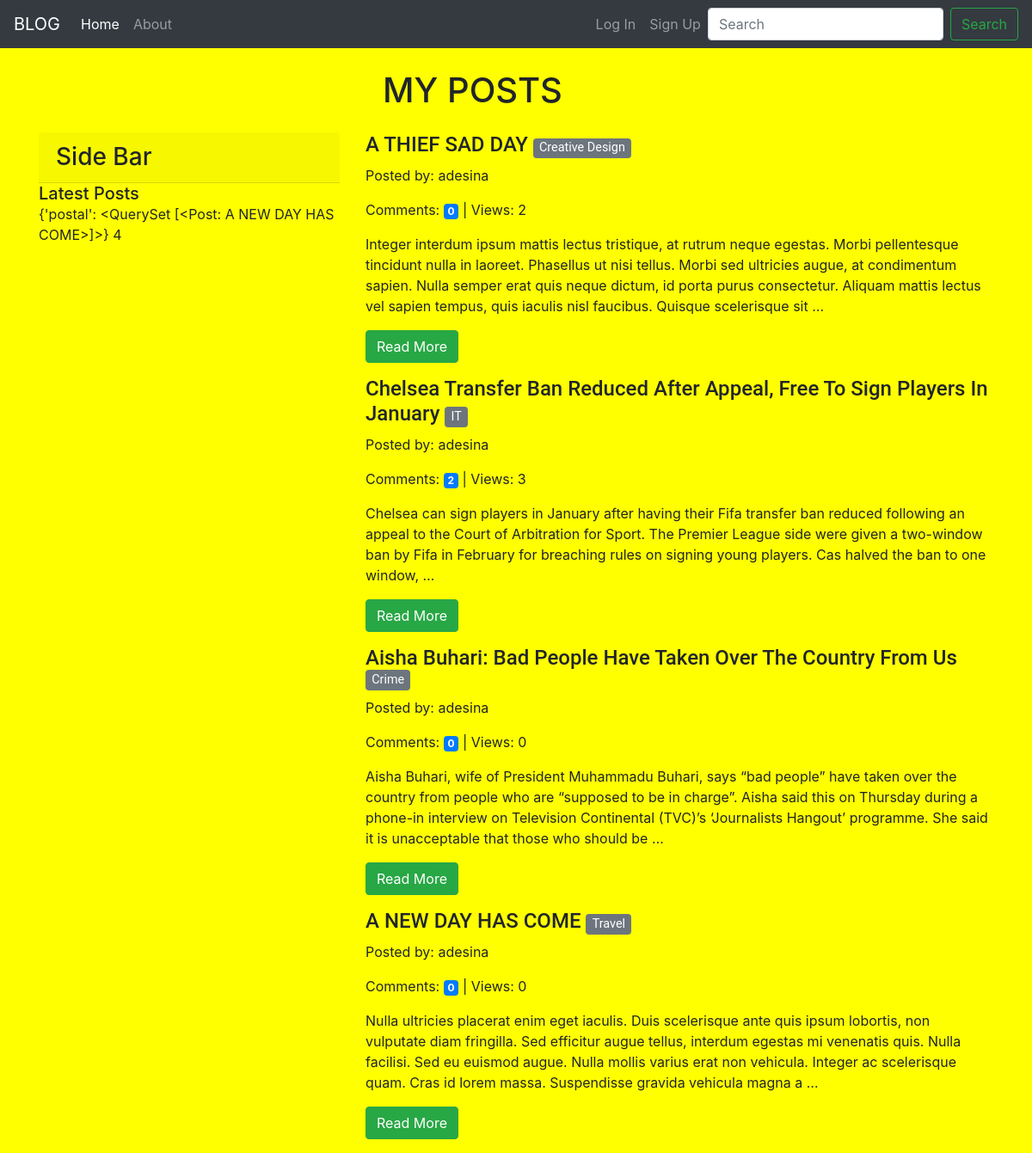
The page / on the database its author committed.
### blog/models.py (models this page shows, shortened)
class Post(models.Model):
    author = models.ForeignKey(settings.AUTH_USER_MODEL, on_delete=models.CASCADE, blank=True, null=True)
    title = models.CharField(max_length=200)
    body = models.TextField()
    created_on = models.DateTimeField(auto_now_add=True)
    categories = models.CharField(max_length=200, choices=CATEGORIES, blank=True, null=True)
    status = models.CharField(max_length=200, choices=STATUS, default='draft')
    blog_views = models.IntegerField(default=0)
    tags = models.ManyToManyField(Category, related_name='cattys', default=1)
    cover = models.ImageField(upload_to='img/', blank=True, null=True)
    profile = models.ForeignKey(Profile, on_delete=models.CASCADE, blank=True, null=True)
    def __str__(self):
        return self.title

class Category(models.Model):
    name = models.CharField(max_length=200)

### blog/views.py (the view)
# urls.py: path('', views.post_list, name='post_list'),
def post_list(request):
    posts = Post.objects.all()
    template = 'blog/post_list.html'
    context = {'posts': posts,
               }
    return render(request, template, context)

### blog/templatetags/latest_tag.py (called while the page is built)
@register.simple_tag
def latest_post():
    postal = Post.objects.filter(tags__name__contains='Travel')
    context = {'postal': postal}
    return context

@register.simple_tag
def total_count():
    post = Post.objects.all()
    return post.count()

### templates/blog/post_list.html (shortened to what this page needs)
{% extends 'base.html' %}
{% load static %}
{% load latest_tag %}
{% block content %}
    <div class="container">
<body class="over">
<h1 class="headings">MY POSTS</h1>
<div class="row">
    <div class="col-lg-4 col-lg-offset-6">
        <h3 class="card-header">Side Bar</h3>
        <h5 class="card-text">Latest Posts</h5>
        {% latest_post %}
        {% total_count %}
    </div>
<div class="col-lg-8">
{% for post in posts %}
    {% for tag in post.tags.all %}
    <h4 class="text">{{ post.title }} <span class="badge badge-secondary"><small>{{ tag.name }}</small></span></h4></h4>
    {% endfor %}
    <p class="card-text">Posted by: {{ post.author }}</p>
    <p class="card-text">Comments: <span class="badge badge-primary">{{ post.comments.count }}</span> | Views: {{ post.blog_views }}
 </p>
    <p>{{ post.body|truncatewords:50 }}</p>
    <ul class="list-inline">
    <li class="list-inline-item"><a class="btn btn-success" href="{% url 'detail' post.pk %}">Read More</a></li>
    </ul>
    {% empty %}
    <p class="text-center text-danger">You have no Posts at this moment</p
{% endfor %}
</div>
</div>
</body>
    </div>
{% endblock %}

### templates/base.html (shortened to what this page needs)
{% load static %}
  <head>
  <nav class="navbar navbar-expand-lg navbar-dark bg-dark">
  <a class="navbar-brand" href="#">BLOG</a>
  <div class="collapse navbar-collapse" id="navbarSupportedContent">
    <ul class="navbar-nav mr-auto">
        {% with url_name=request.resolver_match.url_name %}
      <li class="nav-item active {% if url_name == 'post_list' %}active{% endif %}">
        <a class="nav-link" href="{% url 'post_list' %}">Home</a>
      </li>
      <li class="nav-item {% if url_name == 'about' %}active{% endif %}">
        <a class="nav-link" href="{% url 'about' %}">About</a>
      </li>
    </ul>
      <ul class="navbar-nav float-right">
          {% if user.is_authenticated %}
              <li class="nav-item">
                  <a class="nav-link" href="{% url 'profile'   %}">Hi !({{ user.username }})<span class="fa fa-user"></span></a>
          </li>
        <li class="nav-item">
              <a class="nav-link" href="{% url 'logout' %}">Log Out</a>
          </li>
              </li>
              <li class="nav-item {% if url_name == 'create' %}active{% endif %}">
              <a class="nav-link" href="{% url 'create' %}">Create Post &nbsp;<span class="fa fa-plus"></span></a>
          </li>
              {% else %}
          <li class="nav-item">
              <a class="nav-link" href="{% url 'login' %}">Log In</a>
          </li>
              <li class="nav-item {% if url_name == 'register' %}active{% endif %}">
              <a class="nav-link" href="{% url 'register' %}">Sign Up</a>
          {% endif %}
      </ul>
  {% endwith %}
    <form class="form-inline my-2 my-lg-0">
      <input class="form-control mr-sm-2" type="search" placeholder="Search" aria-label="Search">
      <button class="btn btn-outline-success my-2 my-sm-0" type="submit">Search</button>
    </form>
  </div>
</nav>
    <link rel="stylesheet" href="https://stackpath.bootstrapcdn.com/bootstrap/4.4.1/css/bootstrap.min.css">
    <link href="//maxcdn.bootstrapcdn.com/font-awesome/5.1.0/css/font-awesome.min.css" rel="stylesheet">
    <link rel="stylesheet" href="https://cdnjs.cloudflare.com/ajax/libs/font-awesome/5.11.2/css/all.css" />
      <link rel="stylesheet" href="{% static 'css/master.css' %}">
  </head>
  <body>
    {% block content %}
    {% endblock %}
  </body>
</html>

### blog/static/css/master.css (style rules this page uses)
.headings { margin:25px 400px; }
.over { background-color: yellow; }
.text { font-family: 'Roboto', serif; }

### rows shown on the page
Post: title "{'postal': <QuerySet [<Post: A NEW DAY HAS COME>]>}", title "A NEW DAY HAS COME", author "adesina", comments.count "0", blog_views "0", body "Nulla ultricies placerat enim eget iaculis. Duis scelerisque ante quis ipsum lobortis, non vulputate diam fringilla. Sed efficitur augue tellus, interdum egestas mi venenatis quis. Nulla facilisi. Sed eu euismod augue. Nulla mollis varius erat non vehicula. Integer ac scelerisque quam. Cras id lorem massa. Suspendisse gravida vehicula magna a …"
Post: title "A THIEF SAD DAY", author "adesina", comments.count "0", blog_views "2", body "Integer interdum ipsum mattis lectus tristique, at rutrum neque egestas. Morbi pellentesque tincidunt nulla in laoreet. Phasellus ut nisi tellus. Morbi sed ultricies augue, at condimentum sapien. Nulla semper erat quis neque dictum, id porta purus consectetur. Aliquam mattis lectus vel sapien tempus, quis iaculis nisl faucibus. Quisque scelerisque sit …"
Category: name "Creative Design"
Post: title "Chelsea Transfer Ban Reduced After Appeal, Free To Sign Players In January", author "adesina", comments.count "2", blog_views "3", body "Chelsea can sign players in January after having their Fifa transfer ban reduced following an appeal to the Court of Arbitration for Sport. The Premier League side were given a two-window ban by Fifa in February for breaching rules on signing young players. Cas halved the ban to one window, …"
Category: name "IT"
Post: title "Aisha Buhari: Bad People Have Taken Over The Country From Us", author "adesina", comments.count "0", blog_views "0", body "Aisha Buhari, wife of President Muhammadu Buhari, says “bad people” have taken over the country from people who are “supposed to be in charge”. Aisha said this on Thursday during a phone-in interview on Television Continental (TVC)’s ‘Journalists Hangout’ programme. She said it is unacceptable that those who should be …"
Category: name "Crime"
Category: name "Travel"
